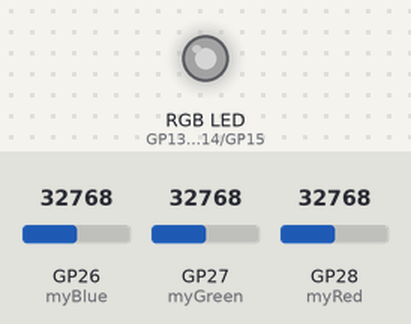
Bench run of a program on a simulated Raspberry Pi Pico running MicroPython. Parts: an RGB LED mixed from three pins (HIGH = lit). The test bench sets the inputs (shaded band); at power-on: GP26 (myBlue) = 32768, GP27 (myGreen) = 32768, GP28 (myRed) = 32768 (analog values on the 0–65535 scale). Dim RGB values are drawn brighter than linear.

Above: at 1.2 s.
1.3 s: GP26 (myBlue) set to 45874
At 2.4 s:
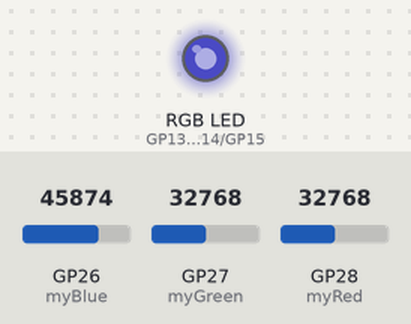
2.8 s: GP27 (myGreen) set to 45874
At 3.5 s:
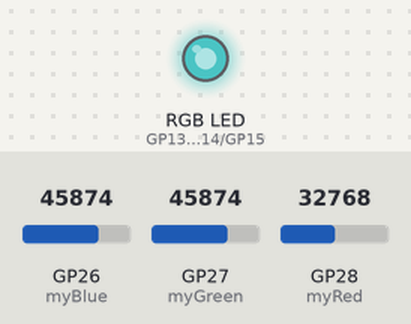
4.3 s: GP28 (myRed) set to 45874
At 4.6 s:
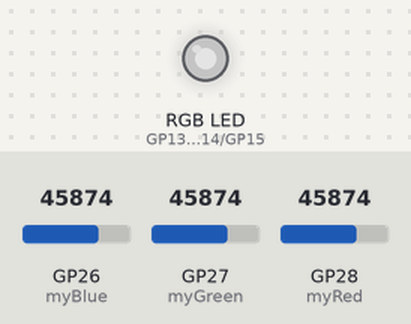
5.8 s: GP26 (myBlue) set to 57670
At 7.0 s:
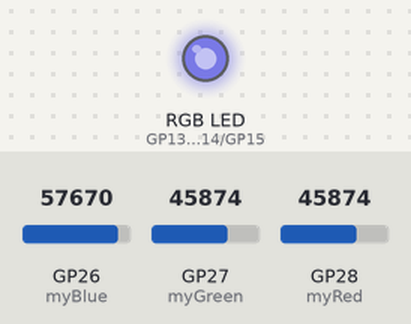
7.3 s: GP27 (myGreen) set to 57670
At 8.1 s:
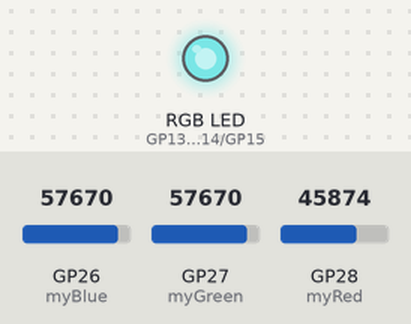
8.8 s: GP28 (myRed) set to 57670
At 9.3 s:
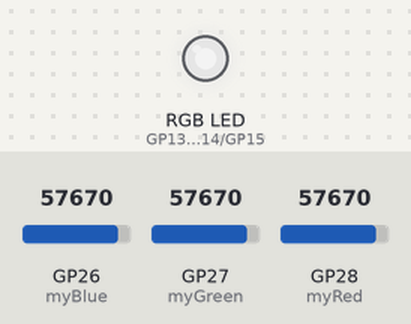
Timing chart, 0 to 11.3 s (numbered marks = the images above; inputs shaded):
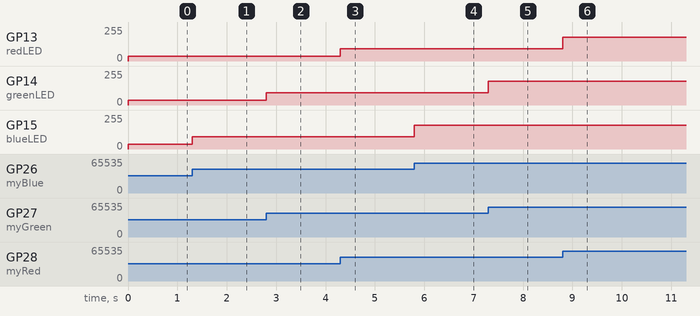

The program:

lesson_13.py
```python
from machine import Pin,PWM,ADC
from time import sleep

#####################################################################
#                  RGB Assignment with Controls
#
#  Script: The process will read from a potentiometer and set the red,
#          green, blue values based on how the user turns the dial
#
#  Date: 04/19/2023
#
#  Enjoy, copy if you like - Cannot get more open source than this
#####################################################################


#setup the working storage areas
#setup the output pins
redPin=13
greenPin=14
bluePin=15
#setup the input pins
redADCPin=28
greenADCPin=27
blueADCPin=26

#LED will use PWM to turn the light on set the duty cycle, and Frequency
redLED=PWM(Pin(redPin))
greenLED=PWM(Pin(greenPin))
blueLED=PWM(Pin(bluePin))

myRed=machine.ADC(redADCPin)
myGreen=machine.ADC(greenADCPin)
myBlue=machine.ADC(blueADCPin)

#red
redLED.freq(1000)
redLED.duty_u16(0)
#Green
greenLED.freq(1000)
greenLED.duty_u16(0)
#blue
blueLED.freq(1000)
blueLED.duty_u16(0)

#
#  Create common function to turn everything off
#
def reset_duty_cycles():
    redLED.duty_u16(0)
    greenLED.duty_u16(0)
    blueLED.duty_u16(0)
    return

# borrowed this code from Passkkal from lesson 12 (which it was borrowed from adafruit). Please Read the AdaFruit
# artical to understand the the need for this as humans do not see light in a lineral fashion.
# Based on https://cdn-learn.adafruit.com/downloads/pdf/led-tricks-gamma-correction.pdf
def convert_rgb_to_analog(rgb):
    maxBrightness=65550
    maxRGBValue=255
    gamma=2.8
    rgb = rgb / maxRGBValue               # normalize rgb values so they are between 0 and 1
    rgb = rgb ** gamma                    # apply gamma correction
    rgb = int(round(rgb * maxBrightness)) # convert to 16-bit analog value
    return rgb

try:
    while True:

    #Begin while Loop reading for a color dial.

        redPot=myRed.read_u16()
        greenPot=myGreen.read_u16()
        bluePot=myBlue.read_u16()

    #determine the voltage 0-255 (sorry for hardcoded values but specific to the
    #reading my devices were giving me (304,0) and (65535,255), then use the followign formulas to
    # slope M =(y2-y1)/x2-x1) then y-y1= [M](x-x1)

        redValue=int(round(((255/65231)*redPot)-(304*(255/65231)),1))
        greenValue=int(round(((255/65231)*greenPot)-(304*(255/65231)),1))
        blueValue=int(round(((255/65231)*bluePot)-(304*(255/65231)),1))

 #for fun print out the number of the dial
#        print(f"{redValue:03},{greenValue:03},{blueValue:03}")


        if redValue < 0:
            redValue=0
        if greenValue < 0:
            greenValue=0
        if blueValue < 0:
            blueValue=0

   #set the duty cycle to the adjusted votage for Red, green, and blue
        redLED.duty_u16(convert_rgb_to_analog(redValue))
        greenLED.duty_u16(convert_rgb_to_analog(greenValue))
        blueLED.duty_u16(convert_rgb_to_analog(blueValue))

except KeyboardInterrupt:
    reset_duty_cycles()
    print("Going Down - Turn everything off")
```

Measured:
- after the input at 1.3 s, GP15 (blueLED): 35/255 → 93/255 at once
- after the input at 2.8 s, GP14 (greenLED): 35/255 → 93/255 at once
- after the input at 4.3 s, GP13 (redLED): 35/255 → 93/255 at once
- after the input at 5.8 s, GP15 (blueLED): 93/255 → 177/255 at once
- after the input at 7.3 s, GP14 (greenLED): 93/255 → 177/255 at once
- after the input at 8.8 s, GP13 (redLED): 93/255 → 177/255 at once
